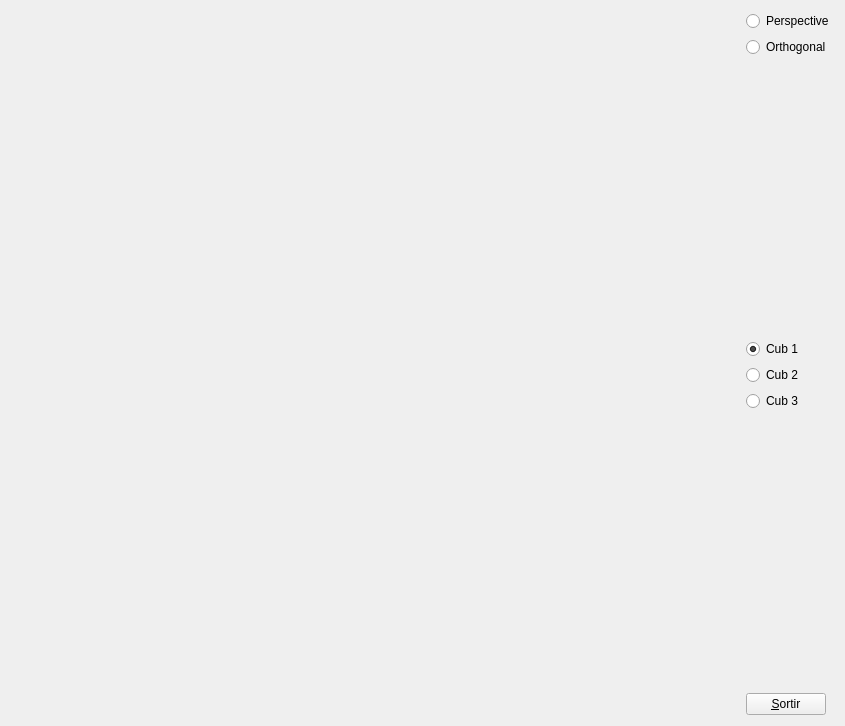
<?xml version="1.0" encoding="UTF-8"?>
<ui version="4.0">
 <class>MyForm</class>
 <widget class="QWidget" name="MyForm">
  <property name="geometry">
   <rect>
    <x>0</x>
    <y>0</y>
    <width>845</width>
    <height>726</height>
   </rect>
  </property>
  <property name="windowTitle">
   <string>IDI-Lab</string>
  </property>
  <layout class="QHBoxLayout" name="horizontalLayout">
   <item>
    <widget class="MyGLWidget" name="widget" native="true">
     <property name="sizePolicy">
      <sizepolicy hsizetype="Expanding" vsizetype="Expanding">
       <horstretch>0</horstretch>
       <verstretch>0</verstretch>
      </sizepolicy>
     </property>
     <property name="minimumSize">
      <size>
       <width>50</width>
       <height>50</height>
      </size>
     </property>
    </widget>
   </item>
   <item>
    <layout class="QVBoxLayout" name="verticalLayout">
     <item>
      <widget class="QRadioButton" name="radioButton">
       <property name="enabled">
        <bool>true</bool>
       </property>
       <property name="autoFillBackground">
        <bool>false</bool>
       </property>
       <property name="text">
        <string>Perspective</string>
       </property>
       <property name="checked">
        <bool>true</bool>
       </property>
      </widget>
     </item>
     <item>
      <widget class="QRadioButton" name="radioButton_2">
       <property name="text">
        <string>Orthogonal</string>
       </property>
      </widget>
     </item>
     <item>
      <spacer name="verticalSpacer_2">
       <property name="orientation">
        <enum>Qt::Vertical</enum>
       </property>
       <property name="sizeHint" stdset="0">
        <size>
         <width>20</width>
         <height>40</height>
        </size>
       </property>
      </spacer>
     </item>
     <item>
      <widget class="QRadioButton" name="radioButton_3">
       <property name="text">
        <string>Cub 1</string>
       </property>
       <property name="checked">
        <bool>true</bool>
       </property>
       <attribute name="buttonGroup">
        <string notr="true">buttonGroup</string>
       </attribute>
      </widget>
     </item>
     <item>
      <widget class="QRadioButton" name="radioButton_4">
       <property name="text">
        <string>Cub 2</string>
       </property>
       <attribute name="buttonGroup">
        <string notr="true">buttonGroup</string>
       </attribute>
      </widget>
     </item>
     <item>
      <widget class="QRadioButton" name="radioButton_5">
       <property name="text">
        <string>Cub 3</string>
       </property>
       <attribute name="buttonGroup">
        <string notr="true">buttonGroup</string>
       </attribute>
      </widget>
     </item>
     <item>
      <spacer name="verticalSpacer">
       <property name="orientation">
        <enum>Qt::Vertical</enum>
       </property>
       <property name="sizeHint" stdset="0">
        <size>
         <width>20</width>
         <height>40</height>
        </size>
       </property>
      </spacer>
     </item>
     <item>
      <widget class="QPushButton" name="pushButton">
       <property name="sizePolicy">
        <sizepolicy hsizetype="Fixed" vsizetype="Fixed">
         <horstretch>0</horstretch>
         <verstretch>0</verstretch>
        </sizepolicy>
       </property>
       <property name="text">
        <string>&amp;Sortir</string>
       </property>
      </widget>
     </item>
    </layout>
   </item>
  </layout>
 </widget>
 <customwidgets>
  <customwidget>
   <class>MyGLWidget</class>
   <extends>QWidget</extends>
   <header>MyGLWidget.h</header>
   <container>1</container>
   <slots>
    <slot>cub1()</slot>
    <slot>cub2()</slot>
    <slot>cub3()</slot>
    <slot>perspective()</slot>
    <slot>orthogonal()</slot>
   </slots>
  </customwidget>
 </customwidgets>
 <resources/>
 <connections>
  <connection>
   <sender>pushButton</sender>
   <signal>clicked()</signal>
   <receiver>MyForm</receiver>
   <slot>close()</slot>
   <hints>
    <hint type="sourcelabel">
     <x>809</x>
     <y>370</y>
    </hint>
    <hint type="destinationlabel">
     <x>839</x>
     <y>529</y>
    </hint>
   </hints>
  </connection>
  <connection>
   <sender>radioButton_3</sender>
   <signal>clicked()</signal>
   <receiver>widget</receiver>
   <slot>cub1()</slot>
   <hints>
    <hint type="sourcelabel">
     <x>792</x>
     <y>165</y>
    </hint>
    <hint type="destinationlabel">
     <x>676</x>
     <y>177</y>
    </hint>
   </hints>
  </connection>
  <connection>
   <sender>radioButton_4</sender>
   <signal>clicked()</signal>
   <receiver>widget</receiver>
   <slot>cub2()</slot>
   <hints>
    <hint type="sourcelabel">
     <x>748</x>
     <y>215</y>
    </hint>
    <hint type="destinationlabel">
     <x>667</x>
     <y>211</y>
    </hint>
   </hints>
  </connection>
  <connection>
   <sender>radioButton_5</sender>
   <signal>clicked()</signal>
   <receiver>widget</receiver>
   <slot>cub3()</slot>
   <hints>
    <hint type="sourcelabel">
     <x>753</x>
     <y>240</y>
    </hint>
    <hint type="destinationlabel">
     <x>653</x>
     <y>247</y>
    </hint>
   </hints>
  </connection>
  <connection>
   <sender>radioButton_2</sender>
   <signal>clicked()</signal>
   <receiver>widget</receiver>
   <slot>orthogonal()</slot>
   <hints>
    <hint type="sourcelabel">
     <x>778</x>
     <y>73</y>
    </hint>
    <hint type="destinationlabel">
     <x>712</x>
     <y>73</y>
    </hint>
   </hints>
  </connection>
  <connection>
   <sender>radioButton</sender>
   <signal>clicked()</signal>
   <receiver>widget</receiver>
   <slot>perspective()</slot>
   <hints>
    <hint type="sourcelabel">
     <x>779</x>
     <y>45</y>
    </hint>
    <hint type="destinationlabel">
     <x>712</x>
     <y>44</y>
    </hint>
   </hints>
  </connection>
 </connections>
 <buttongroups>
  <buttongroup name="buttonGroup"/>
  <buttongroup name="buttonGroup_2"/>
 </buttongroups>
</ui>
